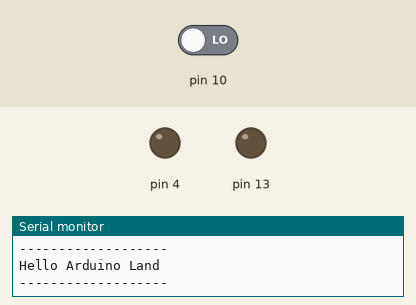
The sketch below on a simulated Arduino Uno, built with avr-gcc and run on an emulated ATmega328P. Shown: output pins drawn as LEDs (lit = HIGH), the last lines printed to the serial monitor. Inputs (shaded band) come from the test bench; at power-on: pin 10 LOW.

Above: at 2.7 s.
2.8 s: pin 10 driven HIGH
At 3.3 s:
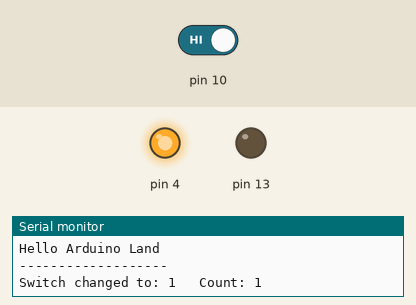
4.3 s: pin 10 driven LOW
At 5.6 s:
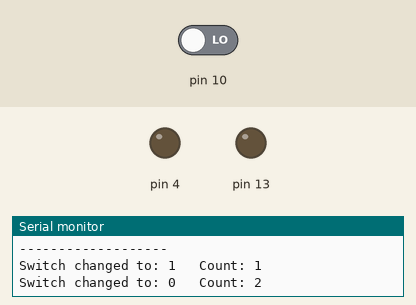
Timing chart, 0 to 7.3 s (numbered marks = the images above; inputs shaded):
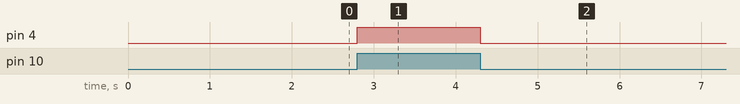

The sketch:

A2.ino
```cpp
/*
2. Write a program that will print the status of the input pin to
the terminal output every time the switch state changes.
Have the program count every time the switch is pressed and released.
You should find that occasionally a single push of the switch will
count as 3 to 10 button pushes because of "switch bounce".
*/


void setup() {
  Serial.begin(9600);
  delay(1500);

  Serial.println("-------------------");
  Serial.println("Hello Arduino Land");
  Serial.println("-------------------");

  pinMode(13, OUTPUT);
  pinMode(4, OUTPUT);
  pinMode(10, INPUT);
}

int currentInputState = 0;
int previousInputState = 0;
int changeCount = 0;

void loop() {
  currentInputState = digitalRead(10);

  // Only react when the switch state changes
  if (currentInputState != previousInputState) {
    changeCount++;

    Serial.print("Switch changed to: ");
    Serial.print(currentInputState);
    Serial.print("   Count: ");
    Serial.println(changeCount);

    digitalWrite(4, currentInputState);

    previousInputState = currentInputState;
  }
}
```

Measured:
- after the input at 2.8 s, pin 4: LOW → HIGH at once
- after the input at 4.3 s, pin 4: HIGH → LOW at once
